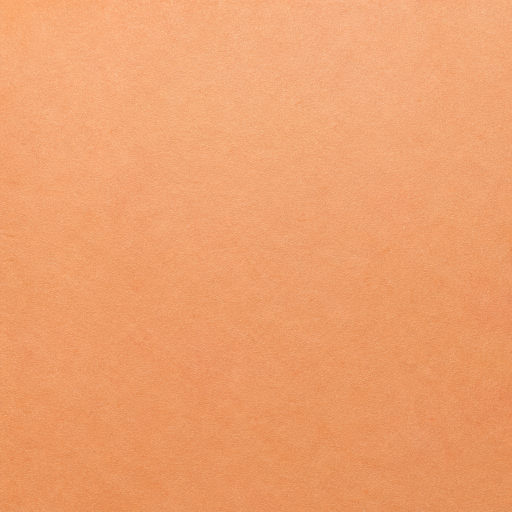
#> input picture Assets/LegacyArt/skin.png, 1024 x 1024 px, given in place of leaf.png, which was not available (shown at 1/2 size)
$ python art0-wrap-panels-17th.py
#> lines starting #> are read from the running program, lines starting #| are printed output that depends on the picture
"""ART-0 (17th pass) step 5: the 2x2 repeat sheet for the remaining photo tiles, in a RANDOM order.

The card's item 5 was closed for `skin` and `fabric` (ramp levelling) and for `leaf` (painted), and
`bark`, `denim`, `dirt`, `grass` were left with "a cut no worse than their own grain by the numbers".
That was a ratio argument; the only eye evidence on those four (the item-5 note "a 2x2 repeat of skin,
fabric, bark and leaf shows a light cross through the boundary") predates every fix and was never
re-read.

So this writes one image per material: a 2x2 repeat of the shipped 512 at NATIVE size, which is the
scale the game shows a material at (a 512 px tile covers `ArtParts.*TileMeters` = 0.5 m, i.e. 1024
px/m; the oak close-up lens is 414 px/m, so native is the generous case). `skin` (known fixed) and
`leaf` (known painted) ride along as controls.

The order is shuffled and written to `map.txt`, which must NOT be opened before the read. Each panel
is its own file and carries no label inside the picture, so a read cannot leak the mapping.
"""
import os
import random
import sys

from PIL import Image

ART = r"E:/Games/2D Game/My project/Assets/Resources/Art"
OUT = r"E:/Games/2D Game/My project/Trials/Runs/art-0-wrap-17th"
KEYS = ["skin", "fabric", "bark", "denim", "dirt", "grass", "leaf"]
REPEAT = 2


def panel(path, repeat=REPEAT):
#> called with repeat = 2
    tile = Image.open(path).convert("RGB")
#> tile is the input picture: PIL image 1024x1024 RGB; mean R, G, B 238.1, 160.2, 109.2
    w, h = tile.size
#> w = 1024; h = 1024
    out = Image.new("RGB", (w * repeat, h * repeat))
#> out: PIL image 2048x2048 RGB; every value is 0
    for i in range(repeat):
        for j in range(repeat):
            out.paste(tile, (i * w, j * h))
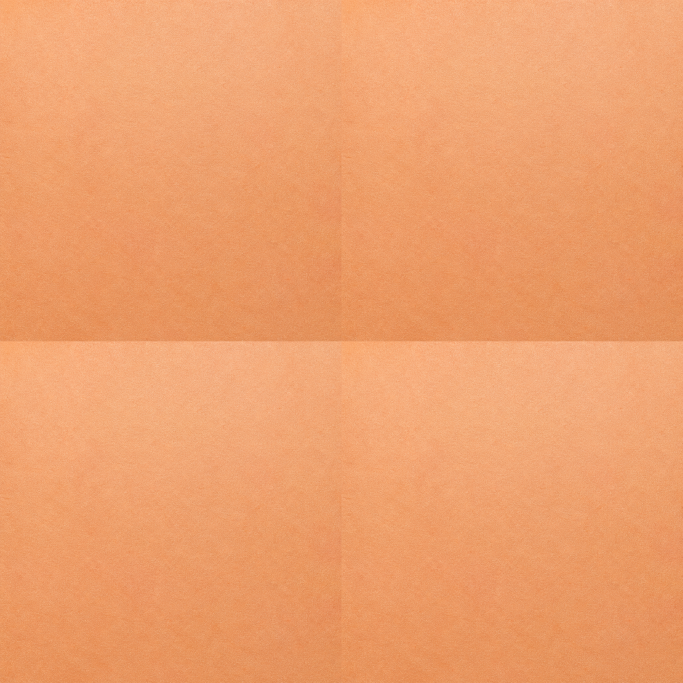
#> out: PIL image 2048x2048 RGB (shown at 1/3 size); mean R, G, B 238.1, 160.2, 109.2
    return out


def main():
    os.makedirs(OUT, exist_ok=True)
    keys = list(KEYS)
    rng = random.Random(20260919)
    rng.shuffle(keys)
    lines = []
    for i, key in enumerate(keys):
        letter = "ABCDEFG"[i]
        img = panel(os.path.join(ART, key + ".png"))
        name = "panel_%s.png" % letter
        img.save(os.path.join(OUT, name), "PNG", optimize=True)
        lines.append("%s %s %dx%d" % (letter, key, img.size[0], img.size[1]))
        print("wrote %s  %dx%d" % (name, img.size[0], img.size[1]))
#| wrote panel_A.png  2048x2048
#> pass 2 of the loop in main, `for i, key in enumerate(keys):`:
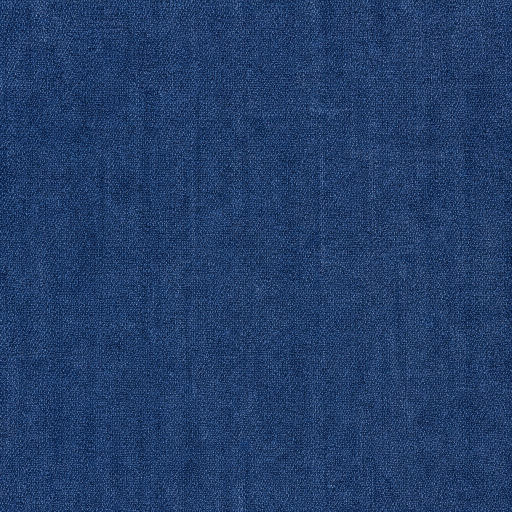
#> input picture Assets/LegacyArt/denim.png, 1024 x 1024 px, found by its file name (shown at 1/2 size)
#> in panel, tile is the input picture: PIL image 1024x1024 RGB; mean R, G, B 34.3, 61.4, 104.6
#> after the loop in panel (call 2), `for i in range(repeat):`:
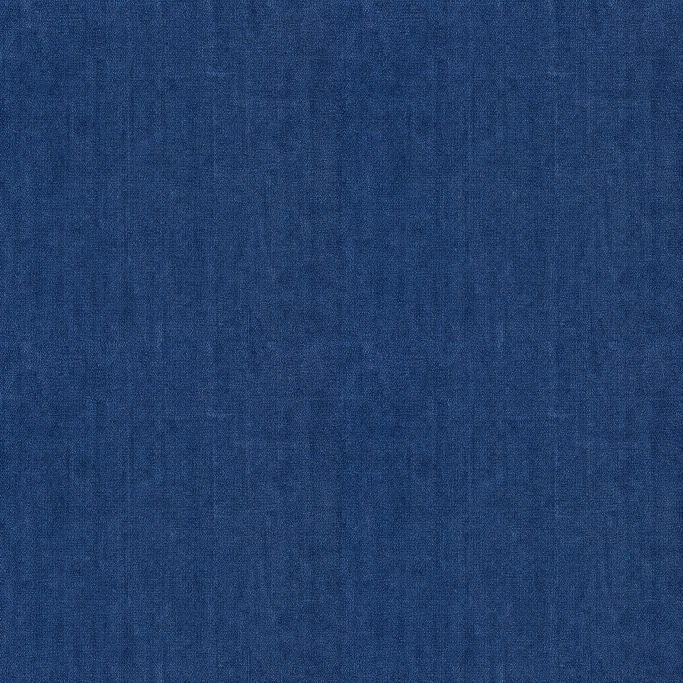
#> out: PIL image 2048x2048 RGB (shown at 1/3 size); mean R, G, B 34.3, 61.4, 104.6
#| wrote panel_B.png  2048x2048
#> pass 3 of the loop in main, `for i, key in enumerate(keys):`:
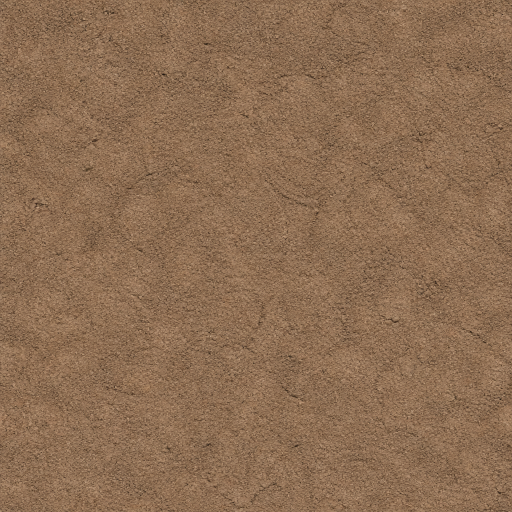
#> input picture Assets/LegacyArt/dirt.png, 1024 x 1024 px, found by its file name (shown at 1/2 size)
#> in panel, tile is the input picture: PIL image 1024x1024 RGB; mean R, G, B 141.2, 109.5, 82.4
#> after the loop in panel (call 3), `for i in range(repeat):`:
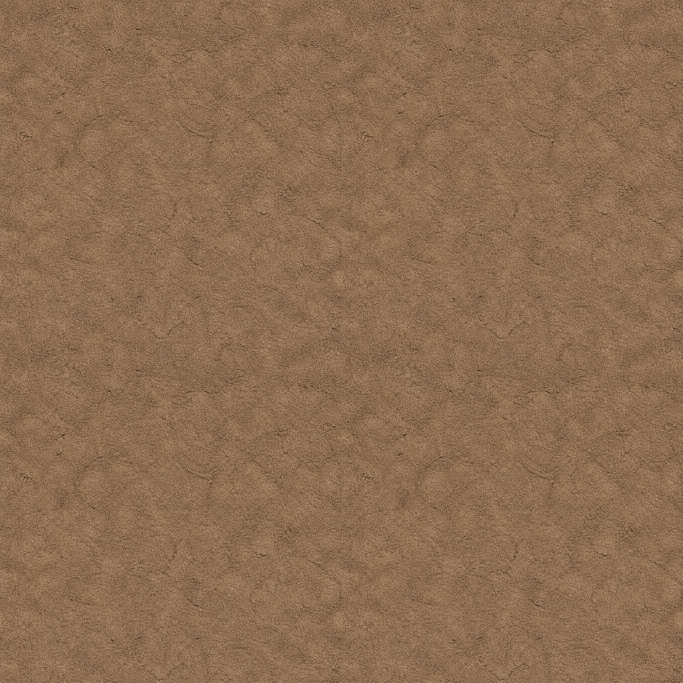
#> out: PIL image 2048x2048 RGB (shown at 1/3 size); mean R, G, B 141.2, 109.5, 82.4
#| wrote panel_C.png  2048x2048
#> the loop made 7 passes; the first 3 are shown
    with open(os.path.join(OUT, "map.txt"), "w", encoding="utf-8", newline="\n") as fh:
        fh.write("ART-0 17th pass, 2x2 repeat panels at native 512 (DO NOT READ BEFORE THE PICK)\n")
        for line in lines:
            fh.write(line + "\n")
    print("map written to %s/map.txt (do not open before the read)" % OUT)
    return 0


if __name__ == "__main__":
    sys.exit(main())
#> (the program exits here)
